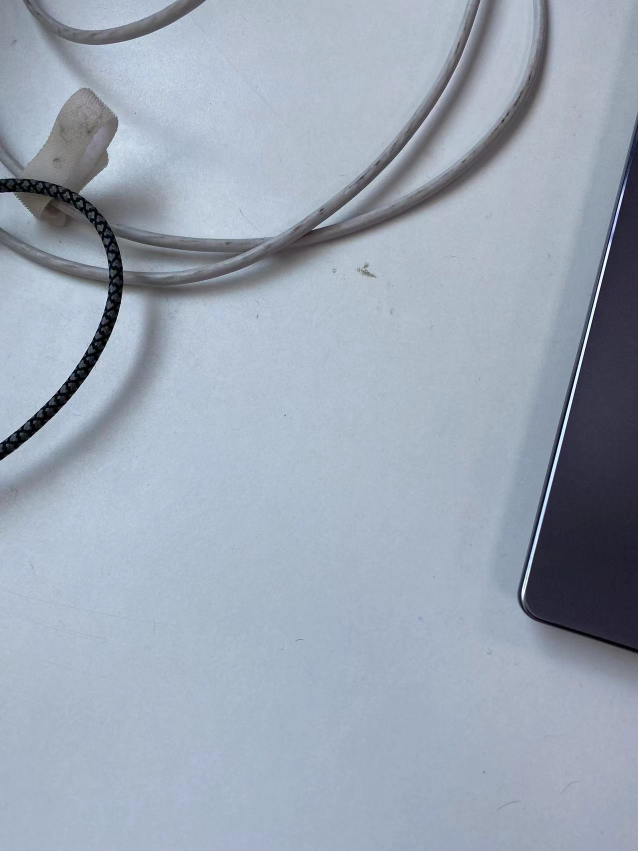
#> input picture datagen/backgrounds/1.png, 1276 x 1702 px (shown at 1/2 size); its folder holds 4 pictures in this run; the run also reads 1 picture not shown here
$ python datagen.py
#> lines starting #> are read from the running program, lines starting #| are printed output that depends on the picture; pictures that were not available may be replaced by others from this repository, and a replacement may not be noted
from os import path, mkdir
from PIL import Image, ImageFilter
import numpy as np
from tqdm import tqdm
import math
import json

output_folder = "data/generated"
output_json_folder = "data/json"

resize_ratio = 2 # 原始图片缩小倍数

if not path.exists(output_folder):
    mkdir(output_folder)
if not path.exists(output_json_folder):
    mkdir(output_json_folder)

# 出现概率
backgrounds = [
    "10a",  "1a",  "2a",  "3a",  "4a",  "5a",  "6a",
    "7a",  "8a",  "9a",  "a3a",  "x10",  "x2a",  "x9aa",
    "10",  "1",  "2",  "3",  "4",  "5",  "6",
    "7",  "8",  "9",  "a3",  "x1",  "x2",  "x9a",
]
backgrounds_p = [1/len(backgrounds)]*len(backgrounds)
characters = [
    "fal1a",  "fal_4a",  "fal_7",  "neg_2",  "neg_4",  "nul_2a",  "nul3",  "nul_7a",  "pos_3aa",  "pos_4",
    "fal1",  "fal4a",  "neg_1a",  "neg_3a",  "neg_5a",  "nul2a",  "nul_4a",  "nul_7",  "pos_3ab",  "pos4",
    "fal2a",  "fal_4",  "neg1a",  "neg3a",  "neg_5",  "nul_2",  "nul4a",  "pos1a",  "pos_3a",  "pos_5a",
    "fal_3a",  "fal4",  "neg_1",  "neg_3",  "neg_7a",  "nul2",  "nul_4",  "pos_2a",  "pos3a",  "pos_5",
    "fal3a",  "fal_5a",  "neg1",  "neg3",  "neg_7",  "nul_3a",  "nul4",  "pos2a",  "pos3",  "pos_7a",
    "fal_3",  "fal_5",  "neg_2a",  "neg_4a",  "none",  "nul3a",  "nul_6a",  "pos_2",  "pos_4a",  "pos_7b",
    "fal3",  "fal_7a",  "neg2a",  "neg4a",  "nul1a",  "nul_3",  "nul_6",  "pos2",  "pos4a",  "pos_7",
    "fal_a5",  "neg_a3",  "neg_a5",  "pos_a1",  "pos_a3a",  "pos_a4",   "pos_a7a",
    "neg_a1",  "neg_a4",  "neg_a6",  "pos_a2a",  "pos_a3",  "pos_a6a",  "pos_a7",
    "neg_a2",  "neg_a5a",  "pos_a1a",  "pos_a2",  "pos_a4a",  "pos_a6",
    "neg_c5a",  "pos_c1a",  "pos_c2a",  "pos_c3a",  "pos_c4a", "pos_c5a",
    "neg_c5",  "pos_c1",  "pos_c2",  "pos_c3",  "pos_c4", "pos_c5",
    "neg_d1",  "neg_d2",  "neg_d3",  "neg_d4",  "pos_d4",
    "neg_d5",  "neg_d6",  "neg_d7",  "pos_d8", "neg_d9", "pos_d9",
    "neg_e3",  "neg_e4",  "pos_e1b",  "pos_e1",  "pos_e2b",  "pos_e2",

    # 2022-05-25
    "neg_6a1",  "neg_6a4",  "neg_6b3",  "neg_6c3",  "neg_6d2",  "neg_6e1",  "neg_6g2",  "nul_6d2",  "pos_6c2",
    "neg_6a2",  "neg_6b1",  "neg_6b4",  "neg_6c4",  "neg_6d3",  "neg_6f1",  "neg_6h1",  "pos_6a1",  "pos_6d3",
    "neg_6a3",  "neg_6b2",  "neg_6c2",  "neg_6d1",  "neg_6d4",  "neg_6g1",  "nul_6b2",  "pos_6b1",  "pos_6h1",

    # 2022-06-02
    "fal_7f",  "neg_7a2",  "neg_7b",  "neg_7d",  "neg_7e",
    "neg_7f",  "nul_7e",  "pos_7a2",  "pos_7b2",  "pos_7d",
]
characters_p = [1/len(characters)]*len(characters)
objects = [
    "none", "hand1-R", "hand2-L", "hand3-D", "hand4-L",  "hand5-R",  "hand6-U",  "hand7-D",
    "id1-D", "id2-R", "id3-U", "id4-D", "id5-U", "id6-R", "id7-U", "id8-U", "id9-D", "id10-D",
    "id1-U", "id2-L", "id3-D", "id4-U", "id5-D", "id6-L", "id7-D", "id8-D", "id9-U", "id10-U",
]
objects_p = [0.2] + [0.8/27]*27
angels = [0, 90, 180, 270]
angels_p = [0.25, 0.25, 0.25, 0.25]


# 旋转坐标（顺时针）
# 平面上一点x1,y1,绕平面上另一点x2,y2顺时针旋转θ角度
# x=(x1-x2)cosθ-(y1-y2)sinθ+x2
# y=(y1-y2)cosθ+(x1-x2)sinθ+y2
# [66 lines left out: functions rotate_xy, generate_json, not called in this run]

def generate_image(background, character, object, file_name):
    """Generate image with given background, given character and given object and save it with the given file name

    Args:
        background (str): background name
        character (str): character name
        object (str): object name
        file_name (str): file name
    """
#> called with background = '1', character = 'neg_d9', object = 'id7-U', file_name = '1_000000_neg'
    background_file = path.join("backgrounds", f"{background}.png")
    background_image = Image.open(background_file)
#> background_image is the input picture: PIL image 1276x1702 RGB; mean R, G, B 155.5, 166.2, 180.6

    # 背景随机收缩 2、3、4倍，长宽分开缩放，会出现细长条
    background_x_ration = np.random.randint(2, 5)
    background_y_ration = np.random.randint(2, 5)
    (width, height) = (background_image.width // background_x_ration, background_image.height // background_y_ration)
#> width = 425; height = 567
    background_image = background_image.resize((width, height))
#> background_image: PIL image 425x567 RGB

    #Create character
    character_file = path.join("characters", f"{character}.png")
    character_image = Image.open(character_file)

    (width, height) = (character_image.width // resize_ratio, character_image.height // resize_ratio)
#> width = 638; height = 851
    character_image = character_image.resize((width, height))

    # rotate
    rotate_angle = np.random.choice(np.arange(0,len(angels)), p=angels_p)
    rotate_angle = angels[rotate_angle]
    character_image = character_image.rotate(rotate_angle, expand=True)
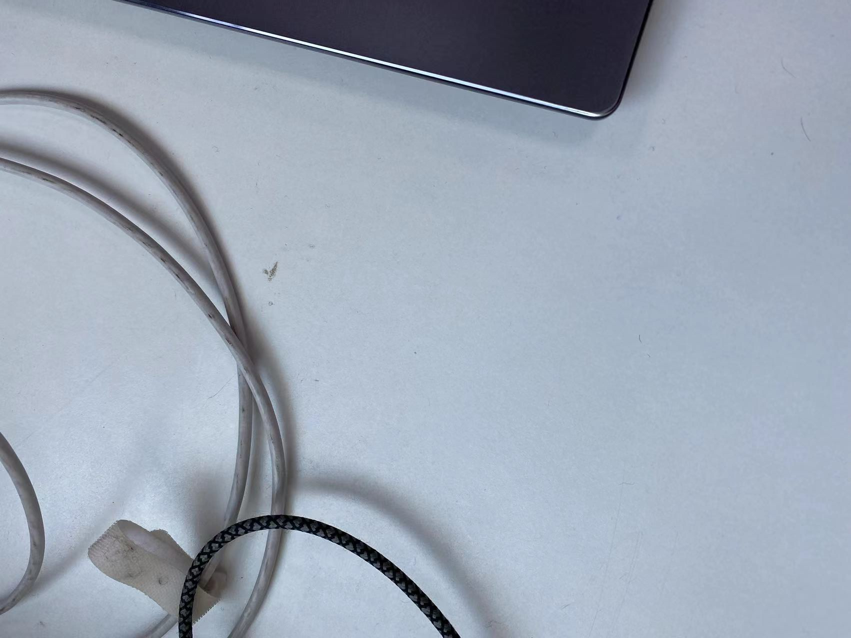
#> character_image: PIL image 851x638 RGB; mean R, G, B 155.5, 166.2, 180.6

    xx = background_image.width//2-character_image.width//2
#> xx = -213
    yy = background_image.height//2-character_image.height//2
#> yy = -36

    coordinates = (
        xx + np.random.randint(-abs(xx), abs(xx)+1), ## 可能为 负数
        yy + np.random.randint(-abs(yy), abs(yy)+1)
    ) #x, y
#> coordinates = (-339, -2)

    background_image.paste(character_image, coordinates, mask=character_image)


    #Create object
    if object != "none":
        object, object_pos = object.split('-')
        object_file = path.join("objects", f"{object}.png")
        object_image = Image.open(object_file)

        (width, height) = (object_image.width // resize_ratio, object_image.height // resize_ratio)
        object_image = object_image.resize((width, height))


        if object_pos=='R': # 在右侧
            if rotate_angle==0 or rotate_angle==180:
                x_offset = character_image.width+np.random.randint(-20, 0)
                y_offset = np.random.randint(-50, -10)
            else:
                x_offset = character_image.width+np.random.randint(-character_image.width//3, 0)
                y_offset = np.random.randint(-50, -10)
        elif object_pos=='L': # 在左侧
            if rotate_angle==0 or rotate_angle==180:
                x_offset = -object_image.width+np.random.randint(0, 20)
                y_offset = np.random.randint(-50, -10)
            else:
                x_offset = -object_image.width+np.random.randint(0, character_image.width//3)
                y_offset = np.random.randint(-50, -10)
        elif object_pos=='U': # 在上面
            if rotate_angle==0 or rotate_angle==180:
                x_offset = np.random.randint(-80, -30)
                y_offset = -object_image.height+np.random.randint(0, character_image.height//3)
            else:
                x_offset = np.random.randint(-80, -30)
                y_offset = -object_image.height+np.random.randint(0, 5)
        else: # 在下面
            if rotate_angle==0 or rotate_angle==180:
                x_offset = np.random.randint(-80, -30)
                y_offset = character_image.height+np.random.randint(-character_image.height//3, 0)
            else:
                x_offset = np.random.randint(-80, -30)
                y_offset = character_image.height+np.random.randint(-5, 0)

        coordinates2 = (coordinates[0]+x_offset, coordinates[1]+y_offset) #x, y

        background_image.paste(object_image, coordinates2, mask=object_image)

    # 噪声
    background_image = background_image.filter(ImageFilter.GaussianBlur(np.random.randint(2)))

    file_name = f"{file_name}.jpg"
    output_file = path.join(output_folder, file_name)
    background_image.save(output_file)

    generate_json(character, background_image.size, character_image.size,
        coordinates, rotate_angle, file_name)


def generate_random_imgs(prefix, total_imgs):
    """Generates a given number of random images according to predefined probabilities

    Args:
        total_imgs (int): total number of images to generate
    """
    for num in tqdm(range(total_imgs)):
        background = np.random.choice(np.arange(0,len(backgrounds)), p=backgrounds_p)
        background = backgrounds[background]

        character = np.random.choice(np.arange(0,len(characters)), p=characters_p)
        character = characters[character]

        object = np.random.choice(np.arange(0,len(objects)), p=objects_p)
        object = objects[object]

        generate_image(background, character, object, f"{prefix}_{num:06d}_{character[:3]}")

    return 'ok'

if __name__ == "__main__":
    #generate_random_imgs('test', 20)

    # 多线程生成图片
    params = [ # prefix, image_count
        (1, 250),
        (2, 250),
        (3, 250),
        (4, 250),
        (5, 250),
        (6, 250),
        (7, 250),
        (8, 250),
    ]

    import concurrent.futures
    import urllib.request

    with concurrent.futures.ThreadPoolExecutor(max_workers=len(params)) as executor:
        future_to_gemerate = {executor.submit(generate_random_imgs, p[0], p[1]): p for p in params}
#> call 2 of generate_image, with background = '1a', character = 'neg1', object = 'id3-U', file_name = '2_000000_neg'
#> in generate_image (call 2), `background_image = background_image.resize((width, height))`:
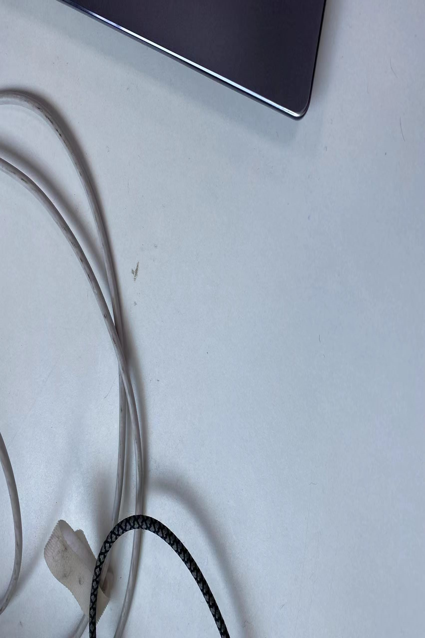
#> background_image: PIL image 425x638 RGB; mean R, G, B 155.5, 166.2, 180.6
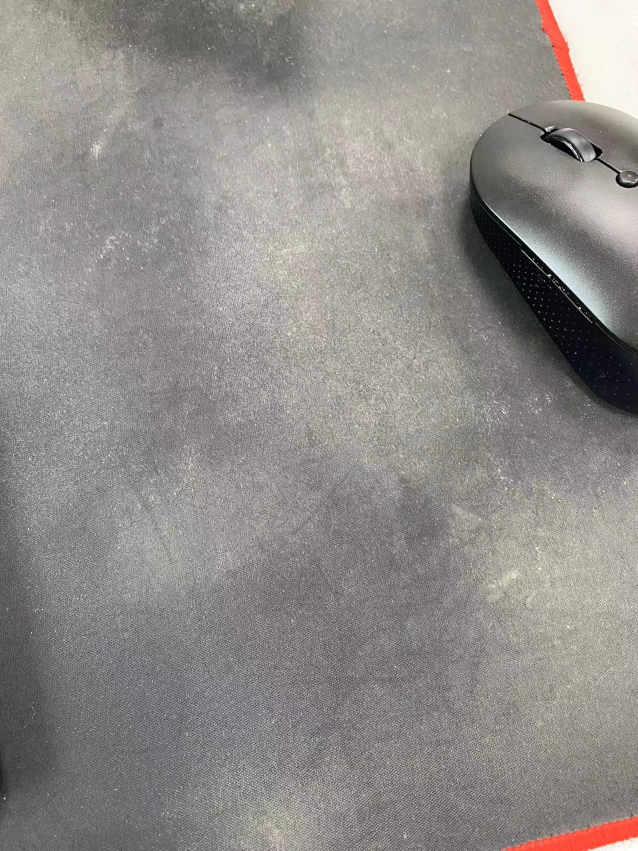
#> input picture datagen/backgrounds/10.png, 1276 x 1702 px, given in place of neg1.png, which was not available (shown at 1/2 size)
#> in generate_image, character_image is the input picture: PIL image 1276x1702 RGB; mean R, G, B 143.6, 139.7, 137.1
#> in generate_image (call 2), `character_image = character_image.resize((width, height))`:
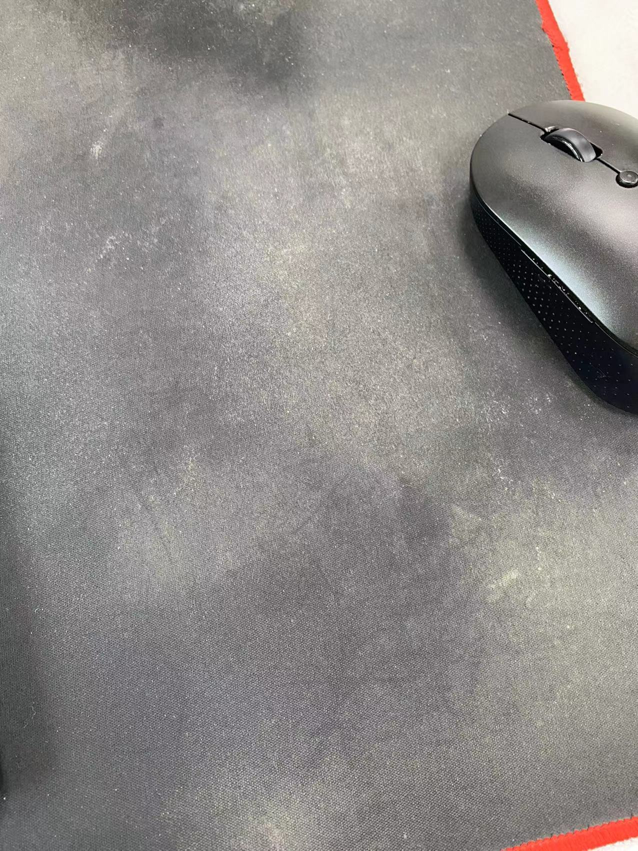
#> character_image: PIL image 638x851 RGB; mean R, G, B 143.6, 139.7, 137.1
#> in generate_image (call 2), `character_image = character_image.rotate(rotate_angle, expand=True)`:
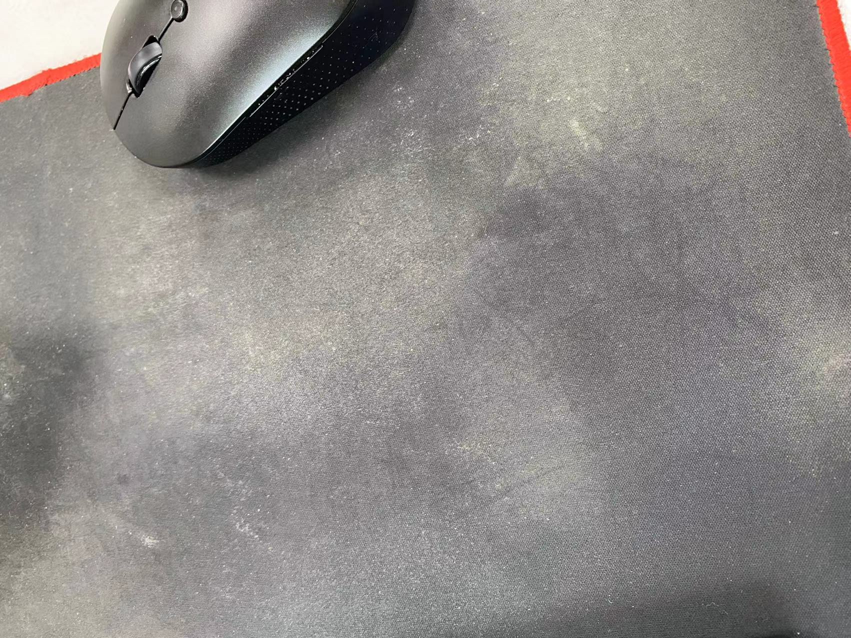
#> character_image: PIL image 851x638 RGB; mean R, G, B 143.6, 139.7, 137.1
#> call 3 of generate_image, with background = '1a', character = 'neg_3a', object = 'none', file_name = '3_000000_neg'
#> in generate_image (call 3), `background_image = background_image.resize((width, height))`:
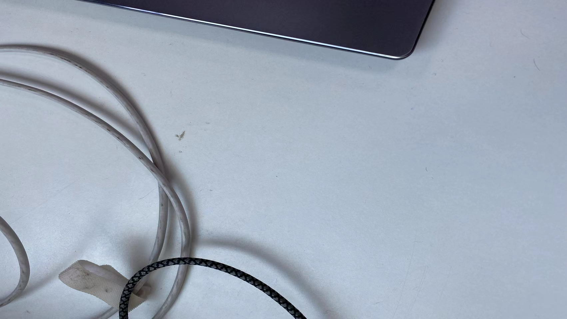
#> background_image: PIL image 567x319 RGB; mean R, G, B 155.5, 166.2, 180.6
#> in generate_image (call 8), `background_image = background_image.resize((width, height))`:
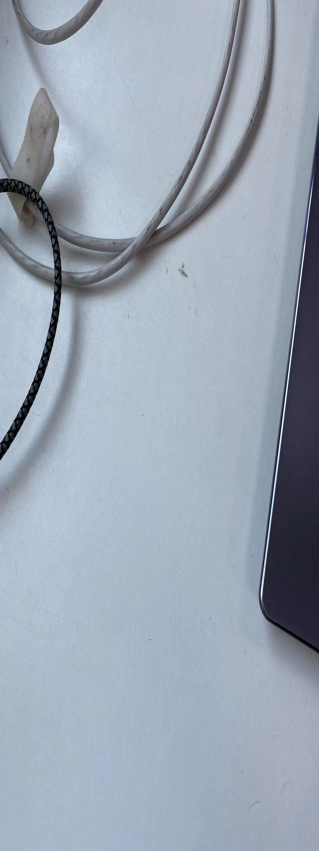
#> background_image: PIL image 319x851 RGB; mean R, G, B 155.5, 166.2, 180.6
#> future_to_gemerate = 8 items
        for future in concurrent.futures.as_completed(future_to_gemerate):
            f = future_to_gemerate[future]
            try:
                data = future.result()
            except Exception as exc:
                print('%r generated an exception: %s' % (f, exc))
            else:
                print('%r returned: %s' % (f, data))
#> this loop made 8 passes
#> f on passes 1 to 8: (5, 250), (8, 250), (4, 250), (2, 250), (6, 250), (3, 250), (7, 250), (1, 250)
#| (5, 250) generated an exception: [Errno 2] No such file or directory: 'backgrounds/3a.png'
#| (8, 250) generated an exception: [Errno 2] No such file or directory: 'characters/fal_7.png'
#| (4, 250) generated an exception: [Errno 2] No such file or directory: 'backgrounds/8.png'
#| (2, 250) generated an exception: bad transparency mask
#| (6, 250) generated an exception: [Errno 2] No such file or directory: 'backgrounds/x2.png'
#| (3, 250) generated an exception: bad transparency mask
#| (7, 250) generated an exception: [Errno 2] No such file or directory: 'backgrounds/7a.png'
#| (1, 250) generated an exception: bad transparency mask
